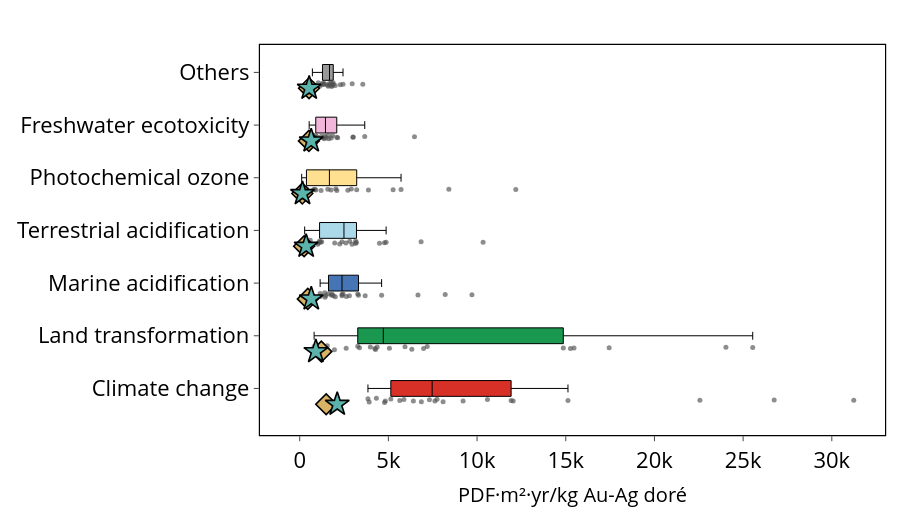

Here is the notebook cell this chart was saved with:
### Markdown cell above
#### Boxplot EQ

### Code cell
plot_lcia_boxes_for_reference_product(
    df_eq_eiv,
    reference_product="Au-Ag doré",
    title="",
    yaxis_label="PDF·m²·yr/kg Au-Ag doré",
    output_html="results/Damages/boxplot_eq_dore_eiv.html",
    output_image="results/Damages/boxplot_eq_dore_eiv",
    image_format="pdf",
    **COMMON
)

plot_lcia_boxes_for_reference_product(
    df_eq_riv,
    reference_product="Au-Ag doré",
    title="",
    yaxis_label="PDF·m²·yr/kg Au-Ag doré",
    output_html="results/Damages/boxplot_eq_dore_riv.html",
    output_image="results/Damages/boxplot_eq_dore_riv",
    image_format="pdf",
    **COMMON
)

### Figure 1 — Plotly figure (JSON) as saved in the notebook; plotly's stock layout.template omitted (floating-point values rounded to 4 significant figures)
{"data": [{"boxpoints": "all", "fillcolor": "#d73027", "hoverinfo": "text+x", "hovertext": ["Brucejack", "Canadian Malartic", "Casa Berardi", "Detour Lake", "Eagle River", "Goldex (Au)", "Hemlo", "Island", "Kiena", "LaRonde (Doré)", "Macassa", "Market for Doré", "Meadowbank complex", "Meliadine", "Musselwhite", "Porcupine complex", "Rainy River", "Red Lake", "Seabee Gold Operation", "Snow Lake (Doré)", "Westwood-Doyon", "Éléonore"], "jitter": 0.35, "line": {"color": "black", "width": 1}, "marker": {"color": "rgba(80,80,80,0.65)", "size": 5}, "orientation": "h", "showlegend": false, "width": 0.3, "x": [26750.0, 7743.0, 8084.0, 15120.0, 4783.0, 6858.0, 5137.0, 4322.0, 3847.0, 3916.0, 11920.0, 9211.0, 12040.0, 7622.0, 5876.0, 10580.0, 22560.0, 7313.0, 31240.0, 6407.0, 5644.0, 4828.0], "y": [0, 0, 0, 0, 0, 0, 0, 0, 0, 0, 0, 0, 0, 0, 0, 0, 0, 0, 0, 0, 0, 0], "type": "box"}, {"boxpoints": "all", "fillcolor": "#1a9850", "hoverinfo": "text+x", "hovertext": ["Brucejack", "Canadian Malartic", "Casa Berardi", "Detour Lake", "Eagle River", "Goldex (Au)", "Hemlo", "Island", "Kiena", "LaRonde (Doré)", "Macassa", "Market for Doré", "Meadowbank complex", "Meliadine", "Musselwhite", "Porcupine complex", "Rainy River", "Red Lake", "Seabee Gold Operation", "Snow Lake (Doré)", "Westwood-Doyon", "Éléonore"], "jitter": 0.35, "line": {"color": "black", "width": 1}, "marker": {"color": "rgba(80,80,80,0.65)", "size": 5}, "orientation": "h", "showlegend": false, "width": 0.3, "x": [3273.0, 6321.0, 15470.0, 5058.0, 1293.0, 3370.0, 6984.0, 1556.0, 24030.0, 4275.0, 7188.0, 5937.0, 4235.0, 4368.0, 2619.0, 17450.0, 25540.0, 14860.0, 3982.0, 812.6, 15260.0, 1957.0], "y": [1, 1, 1, 1, 1, 1, 1, 1, 1, 1, 1, 1, 1, 1, 1, 1, 1, 1, 1, 1, 1, 1], "type": "box"}, {"boxpoints": "all", "fillcolor": "#4575b4", "hoverinfo": "text+x", "hovertext": ["Brucejack", "Canadian Malartic", "Casa Berardi", "Detour Lake", "Eagle River", "Goldex (Au)", "Hemlo", "Island", "Kiena", "LaRonde (Doré)", "Macassa", "Market for Doré", "Meadowbank complex", "Meliadine", "Musselwhite", "Porcupine complex", "Rainy River", "Red Lake", "Seabee Gold Operation", "Snow Lake (Doré)", "Westwood-Doyon", "Éléonore"], "jitter": 0.35, "line": {"color": "black", "width": 1}, "marker": {"color": "rgba(80,80,80,0.65)", "size": 5}, "orientation": "h", "showlegend": false, "width": 0.3, "x": [8204.0, 2384.0, 2443.0, 4618.0, 1430.0, 2007.0, 1773.0, 1409.0, 1151.0, 1167.0, 3313.0, 2802.0, 3690.0, 2384.0, 1831.0, 3273.0, 6668.0, 2628.0, 9710.0, 1889.0, 1623.0, 1462.0], "y": [2, 2, 2, 2, 2, 2, 2, 2, 2, 2, 2, 2, 2, 2, 2, 2, 2, 2, 2, 2, 2, 2], "type": "box"}, {"boxpoints": "all", "fillcolor": "#abd9e9", "hoverinfo": "text+x", "hovertext": ["Brucejack", "Canadian Malartic", "Casa Berardi", "Detour Lake", "Eagle River", "Goldex (Au)", "Hemlo", "Island", "Kiena", "LaRonde (Doré)", "Macassa", "Market for Doré", "Meadowbank complex", "Meliadine", "Musselwhite", "Porcupine complex", "Rainy River", "Red Lake", "Seabee Gold Operation", "Snow Lake (Doré)", "Westwood-Doyon", "Éléonore"], "jitter": 0.35, "line": {"color": "black", "width": 1}, "marker": {"color": "rgba(80,80,80,0.65)", "size": 5}, "orientation": "h", "showlegend": false, "width": 0.3, "x": [4498.0, 2386.0, 2819.0, 4776.0, 2255.0, 1178.0, 3147.0, 4872.0, 279.2, 1239.0, 2952.0, 3150.0, 10340.0, 6844.0, 2604.0, 481.5, 1972.0, 1021.0, 3202.0, 1120.0, 595.1, 1062.0], "y": [3, 3, 3, 3, 3, 3, 3, 3, 3, 3, 3, 3, 3, 3, 3, 3, 3, 3, 3, 3, 3, 3], "type": "box"}, {"boxpoints": "all", "fillcolor": "#fee090", "hoverinfo": "text+x", "hovertext": ["Brucejack", "Canadian Malartic", "Casa Berardi", "Detour Lake", "Eagle River", "Goldex (Au)", "Hemlo", "Island", "Kiena", "LaRonde (Doré)", "Macassa", "Market for Doré", "Meadowbank complex", "Meliadine", "Musselwhite", "Porcupine complex", "Rainy River", "Red Lake", "Seabee Gold Operation", "Snow Lake (Doré)", "Westwood-Doyon", "Éléonore"], "jitter": 0.35, "line": {"color": "black", "width": 1}, "marker": {"color": "rgba(80,80,80,0.65)", "size": 5}, "orientation": "h", "showlegend": false, "width": 0.3, "x": [5266.0, 2037.0, 304.8, 3874.0, 2714.0, 216.8, 2093.0, 5714.0, 111.3, 776.4, 1583.0, 2909.0, 12180.0, 8409.0, 3214.0, 379.8, 847.1, 913.3, 1767.0, 126.5, 151.6, 1206.0], "y": [4, 4, 4, 4, 4, 4, 4, 4, 4, 4, 4, 4, 4, 4, 4, 4, 4, 4, 4, 4, 4, 4], "type": "box"}, {"boxpoints": "all", "fillcolor": "#f1b6da", "hoverinfo": "text+x", "hovertext": ["Brucejack", "Canadian Malartic", "Casa Berardi", "Detour Lake", "Eagle River", "Goldex (Au)", "Hemlo", "Island", "Kiena", "LaRonde (Doré)", "Macassa", "Market for Doré", "Meadowbank complex", "Meliadine", "Musselwhite", "Porcupine complex", "Rainy River", "Red Lake", "Seabee Gold Operation", "Snow Lake (Doré)", "Westwood-Doyon", "Éléonore"], "jitter": 0.35, "line": {"color": "black", "width": 1}, "marker": {"color": "rgba(80,80,80,0.65)", "size": 5}, "orientation": "h", "showlegend": false, "width": 0.3, "x": [3005.0, 1597.0, 2090.0, 3666.0, 1847.0, 1779.0, 1320.0, 976.8, 539.3, 738.7, 3013.0, 2140.0, 1411.0, 532.9, 1224.0, 1493.0, 6471.0, 1382.0, 1635.0, 860.9, 895.1, 904.2], "y": [5, 5, 5, 5, 5, 5, 5, 5, 5, 5, 5, 5, 5, 5, 5, 5, 5, 5, 5, 5, 5, 5], "type": "box"}, {"boxpoints": "all", "fillcolor": "#999999", "hoverinfo": "text+x", "hovertext": ["Brucejack", "Canadian Malartic", "Casa Berardi", "Detour Lake", "Eagle River", "Goldex (Au)", "Hemlo", "Island", "Kiena", "LaRonde (Doré)", "Macassa", "Market for Doré", "Meadowbank complex", "Meliadine", "Musselwhite", "Porcupine complex", "Rainy River", "Red Lake", "Seabee Gold Operation", "Snow Lake (Doré)", "Westwood-Doyon", "Éléonore"], "jitter": 0.35, "line": {"color": "black", "width": 1}, "marker": {"color": "rgba(80,80,80,0.65)", "size": 5}, "orientation": "h", "showlegend": false, "width": 0.3, "x": [1892.0, 1686.0, 2958.0, 2442.0, 715.1, 1777.0, 1605.0, 1275.0, 1884.0, 1384.0, 2003.0, 1676.0, 2291.0, 1558.0, 908.7, 1374.0, 3558.0, 1283.0, 1804.0, 1125.0, 1836.0, 1046.0], "y": [6, 6, 6, 6, 6, 6, 6, 6, 6, 6, 6, 6, 6, 6, 6, 6, 6, 6, 6, 6, 6, 6], "type": "box"}, {"marker": {"color": "rgba(0,0,0,0)", "line": {"color": "black", "width": 1.5}, "size": 16, "symbol": "square"}, "mode": "markers", "name": "MetalliCan range", "showlegend": false, "x": [null], "y": [null], "type": "scatter"}, {"marker": {"color": "rgba(80,80,80,0.7)", "size": 10, "symbol": "circle"}, "mode": "markers", "name": "MetalliCan sites", "showlegend": false, "x": [null], "y": [null], "type": "scatter"}, {"marker": {"color": "#d8b365", "line": {"color": "black", "width": 1.6}, "size": 16, "symbol": "diamond"}, "mode": "markers", "name": "Ecoinvent", "showlegend": false, "x": [1493.0, 518.2, 1218.0, 456.2, 525.1, 147.7, 247.8], "y": [-0.3, 4.7, 0.7, 1.7, 5.7, 3.7, 2.7], "type": "scatter"}, {"marker": {"color": "#5ab4ac", "line": {"color": "black", "width": 1.6}, "size": 18, "symbol": "star"}, "mode": "markers", "name": "Regioinvent", "showlegend": false, "x": [2116.0, 648.1, 909.3, 652.2, 534.6, 157.3, 364.2], "y": [-0.3, 4.7, 0.7, 1.7, 5.7, 3.7, 2.7], "type": "scatter"}], "layout": {"yaxis": {"tickmode": "array", "tickvals": [0, 1, 2, 3, 4, 5, 6], "ticktext": ["Climate change", "Land transformation", "Marine acidification", "Terrestrial acidification", "Photochemical ozone", "Freshwater ecotoxicity", "Others"], "tickfont": {"size": 22, "color": "black"}, "showgrid": false, "zeroline": false, "showline": true, "linecolor": "black", "linewidth": 1.2, "mirror": true, "ticks": "outside", "automargin": false}, "xaxis": {"title": {"text": "PDF·m²·yr/kg Au-Ag doré", "font": {"size": 20, "color": "black"}}, "tickfont": {"size": 22, "color": "black"}, "showgrid": false, "zeroline": false, "showline": true, "linecolor": "black", "linewidth": 1.2, "mirror": true, "ticks": "outside", "automargin": false}, "title": {"text": "", "x": 0.5, "font": {"size": 18, "color": "black"}}, "showlegend": false, "margin": {"l": 260, "r": 15, "t": 45, "b": 85}, "width": 900, "height": 520, "plot_bgcolor": "white", "paper_bgcolor": "white"}}
